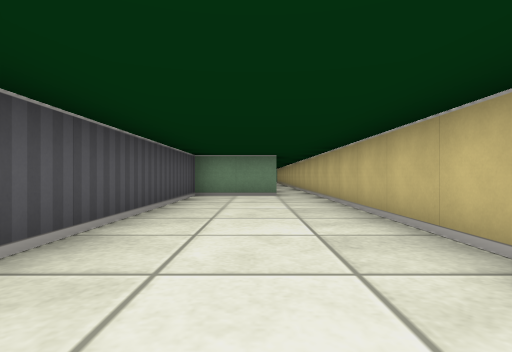
View 1 (above)

16 first-person views from a walk through a cub3D maze. The camera is about half as high as the walls, looks level and sees 80° across. The floor is counted in squares. Each view is taken from the middle of a square. On the plan, view 1 faces up. The plan holds only what a view shows up to about 9 squares ahead; the rest is blank.

View 2
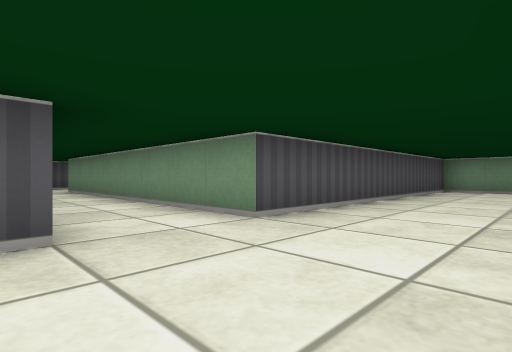

View 3
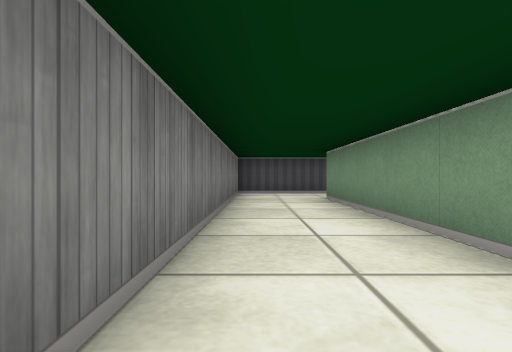

View 4
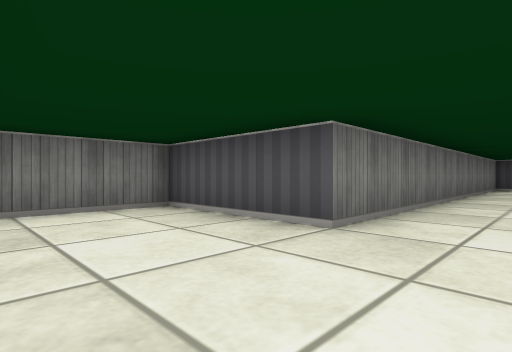

View 5
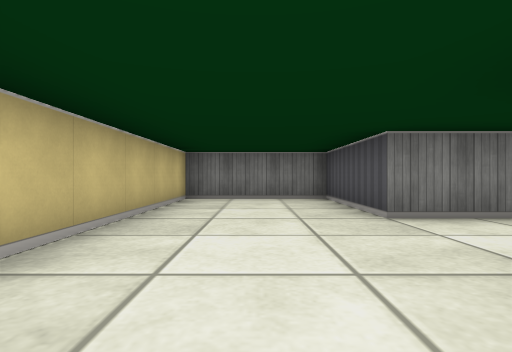

View 6
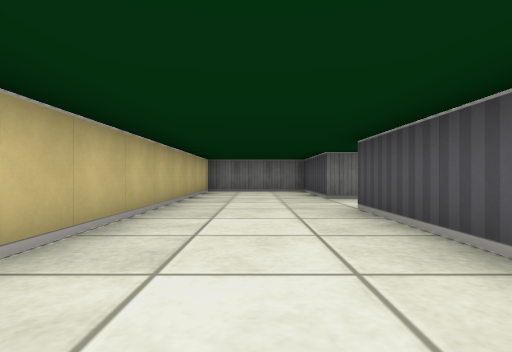

View 7
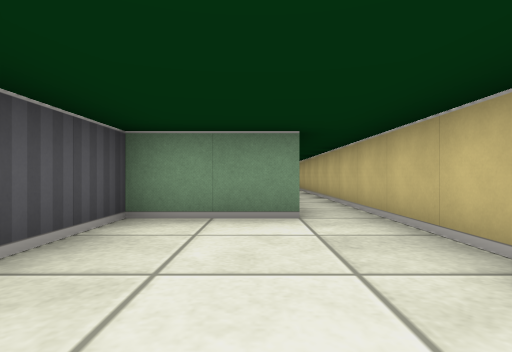

View 8
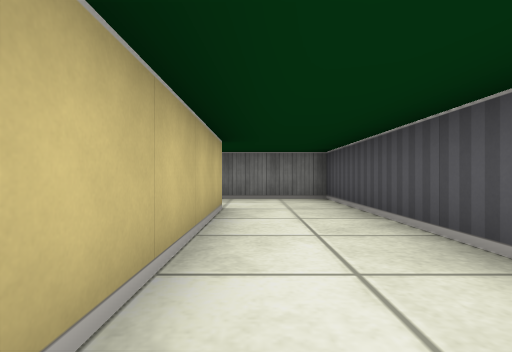

View 9
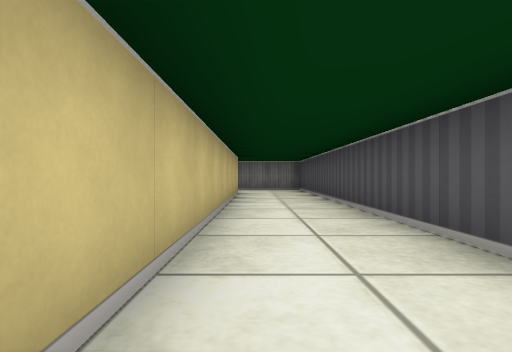

View 10
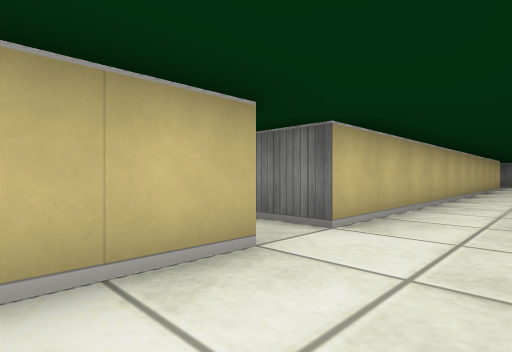

View 11
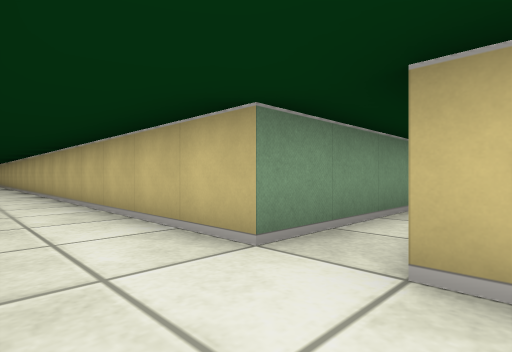

View 12
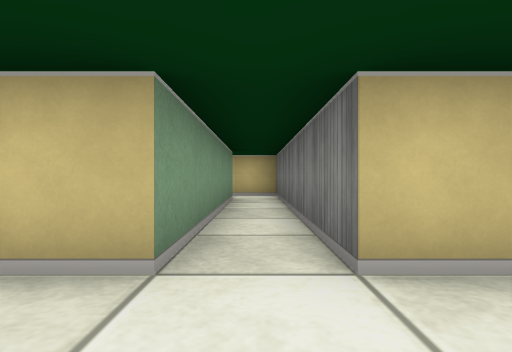

View 13
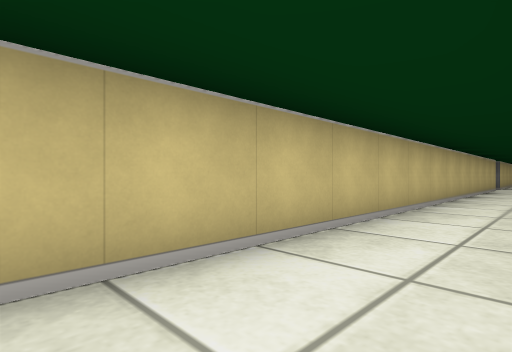

View 14
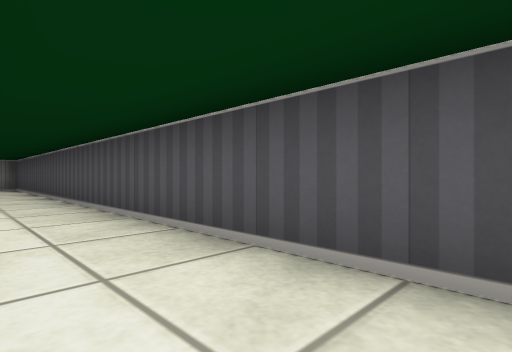

View 15
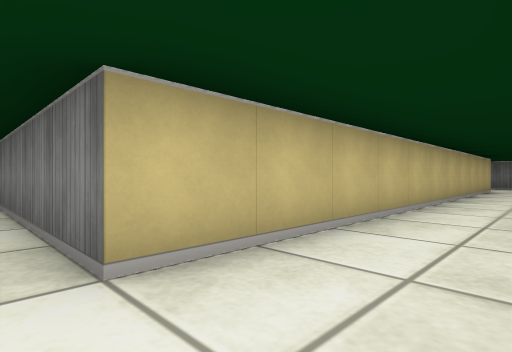

View 16
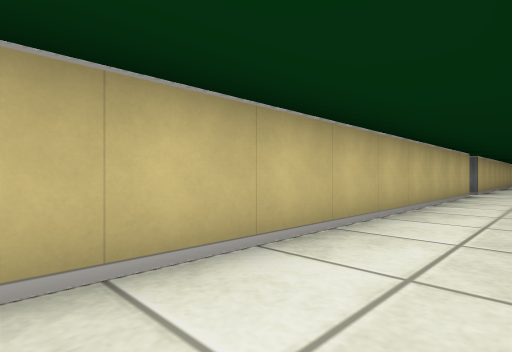

### Floor plan
Ten units are one square. View 1 is at (0, 0); x grows to the right and y downward. Boxes are objects, and circles mark ways between rooms. Rooms are numbered by the first view taken in them; rooms with no view inside come last. Other rooms are left out.
<svg viewBox="-120 -505 140 565">
<path fill="none" stroke="#000" d="M6 -75 -15 -75 -15 5 -95 5M-115 5 -115 25 -15 25 -15 55 15 55 15 -75M-95 -115 -95 -239M-115 -99 -115 5M-95 5 -95 -105M-95 -105 -38 -105M-45 -115 -95 -115M-35 -104 -35 -116"/>
<circle cx="-105" cy="0" r="3" fill="#2a7"/>
<circle cx="-100" cy="-110" r="3" fill="#2a7"/>
<text x="-20" y="10">1</text>
<text x="-100" y="-500">2</text>
<text x="-70" y="-110">3</text>
</svg>
Room 1 opens to room 2. Room 2 opens to room 3.

Where each view was taken, in squares from view 1:
view 1: 0 up, 0 right, facing up
view 2: 3 down, 1 right, facing up-left
view 3: 2 down, 3 left, facing left
view 4: 1 down, 1 right, facing down-left
view 5: 1 up, 0 right, facing down
view 6: 4 up, 0 right, facing down
view 7: 4 up, 0 right, facing up
view 8: 4 up, 10 left, facing down
view 9: 8 up, 10 left, facing down
view 10: 13 up, 11 left, facing down-right
view 11: 10 up, 11 left, facing up-right
view 12: 11 up, 11 left, facing right
view 13: 24 up, 11 left, facing down-right
view 14: 10 up, 10 left, facing down-left
view 15: 11 up, 11 left, facing down-right
view 16: 20 up, 11 left, facing down-right
